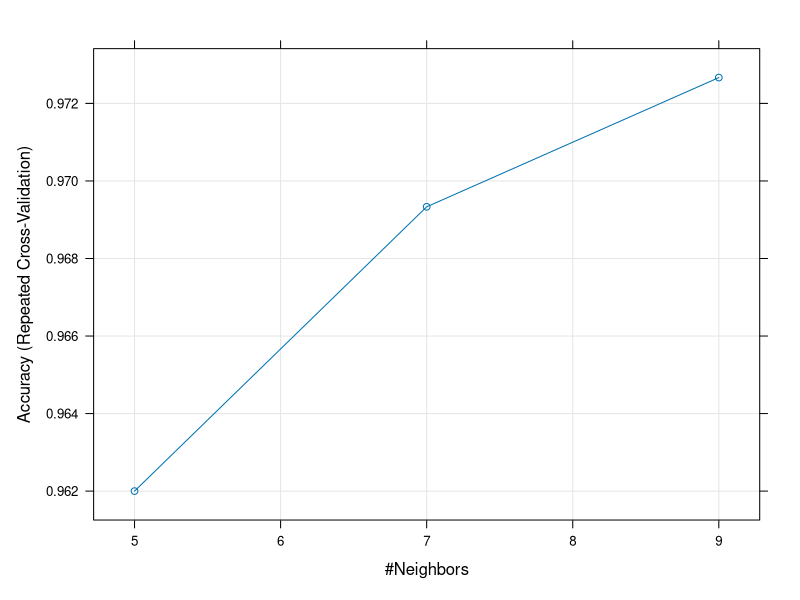

Source code (R):
library(class)
set.seed(2020)
train.index = sample(x=1:nrow(iris), 
                     size=ceiling(0.8*nrow(iris) )) #抽樣8/2
train_set = iris[train.index,]
test_set = iris[-train.index,]
###
iris.knn <- knn(
    train_set[,1:4], #variables of training set 
    test_set[,1:4],  #variables of testing set
    train_set[,5],   #factor of true class of training set
    k = 3, prob = F)
iris.knn
summary(iris.knn)
result = cbind(iris.knn,test_set[5])  #把預測的品種與真實的品種比較
result
table(result)
############
#換個參數 k=100
############
iris.knn <- knn(
    train_set[,1:4], 
    test_set[,1:4], 
    train_set[,5], 
    k = 100, prob = F)
iris.knn
summary(iris.knn)
result = cbind(iris.knn,test_set[5])
result
table(result)

##########
# k 應該多少呢？
##########
install.packages("caret")
#The caret package contains functions to streamline 
#the model training process for complex regression and 
#classification problems

ctrl <- caret::trainControl(method="repeatedcv",repeats = 10) 
#repeated k-fold cross-validation 
knnFit <- caret::train(Species ~ . ,data = iris, method = "knn", 
                       trControl = ctrl) #using the ctrl above

#Output of kNN fit
knnFit
plot(knnFit)
